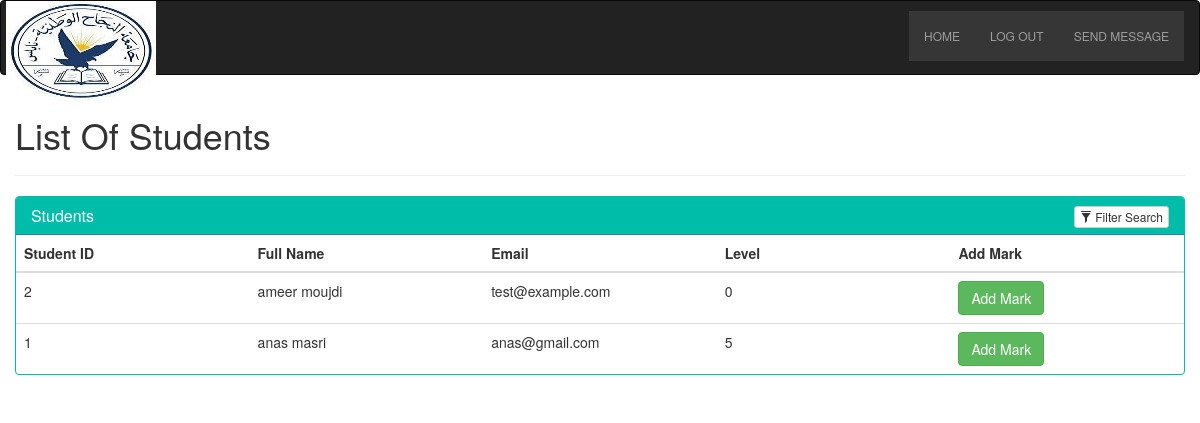
/project/lecturer/view-students.php (signed in), run on the app's committed database.
### tables this page shows
CREATE TABLE `users` (
  `id` varchar(8) NOT NULL,
  `name` varchar(25) NOT NULL,
  `surname` varchar(25) NOT NULL,
  `email` varchar(100) NOT NULL,
  `username` varchar(10) NOT NULL,
  `password` varchar(10) NOT NULL,
  `rank` varchar(15) NOT NULL,
  `level` int(1) NOT NULL
);

CREATE TABLE `lecturers` (
  `id` int(5) NOT NULL,
  `lecturer_id` varchar(9) NOT NULL,
  `student_id` varchar(9) NOT NULL,
  `module_code` varchar(9) NOT NULL,
  `module_name` varchar(50) NOT NULL
);

### project/lecturer/view-students.php (the view, shortened to what this page needs)
<!DOCTYPE html>
<html>
<?php
include "../includes/header.php";
include "../includes/lecturer-navbar.php";
include "../db_handler.php";
?>
  <link rel="stylesheet" href="https://maxcdn.bootstrapcdn.com/bootstrap/3.3.7/css/bootstrap.min.css">
<head>
    <link rel="stylesheet" type="text/css" href="bootstrap/css/bootstrap.min.css"/>
</head>
<body>
<div class="container">
    <div class="row">
    	<h1>List Of Students</h1>
    	<hr>
        <div class="panel panel-primary filterable" style="border-color: #00bdaa;">
            <div class="panel-heading" style="background-color: #00bdaa;">
                <h3 class="panel-title">Students</h3>
                <div class="pull-right">
                    <button class="btn btn-default btn-xs btn-filter"><span class="glyphicon glyphicon-filter"></span> Filter Search</button>
                </div>
            </div>
            <table class="table">
                <thead>
                    <tr class="filters">
                        <th><input type="text" class="form-control" placeholder="Student ID" disabled></th>
                        <th><input type="text" class="form-control" placeholder="Full Name" disabled></th>
                        <th><input type="text" class="form-control" placeholder="Email" disabled></th>
                        <th><input type="text" class="form-control" placeholder="Level" disabled></th>
                        <th><input type="text" class="form-control" placeholder="Add Mark" disabled></th>
                    </tr>
                </thead>
                <tbody>
                    <?php
                        $lecturerId = $_SESSION['id'];
                        $sql = "SELECT * FROM users WHERE username ='$lecturerId'";
                        $result = mysqli_query($conn, $sql) or die(mysqli_error($conn));
                        $lecturerQuery = mysqli_fetch_array($result);
                        $lecturerIDNumber = $lecturerQuery['id'];
                        $output = '';
                        if(isset($_POST["query"]))
                        {
                         $search = mysqli_real_escape_string($conn, $_POST["query"]);
                         $query = "
                          SELECT * FROM users
                          WHERE name LIKE '%".$search."%'
                          OR surname LIKE '%".$search."%'
                          OR email LIKE '%".$search."%'
                          OR username LIKE '%".$search."%'
                          OR level LIKE '%".$search."%'
                         ";
                        }
                        else
                        {
                          $query = "SELECT * FROM users u LEFT JOIN lecturers l ON u.id = l.student_id Where lecturer_id = '$lecturerIDNumber'";
                        }
                        $result = mysqli_query($conn, $query);
                        if(mysqli_num_rows($result) > 0)
                        {
                         while($row = mysqli_fetch_array($result))
                         {
                        $username = $row["username"];
                          $output .= '
                           <tr>
                            <td>'.$row["id"].'</td>
                            <td>'.$row["name"]. ' ' .$row["surname"].'</td>
                            <td>'.$row["email"].'</td>
                            <td>'.$row["level"].'</td>
                            <td>
                              <button type="button" class="btn btn-success"><a href="add-mark.php?id=' . $username . '" style="color: white;">Add Mark</a></button>
                            </td>
                           </tr>
                          ';
                         }
                         echo $output;
                        }
                    ?>
                    </tbody>
                </table>
            </div>
        </div>
    </div>
</body>
</html>

### project/includes/lecturer-navbar.php (style rules this page uses)
div { display: block; }

### project/lecturer/view-students.php (style rules this page uses)
.filterable { margin-top: 15px; }
.filterable .panel-heading .pull-right { margin-top: -20px; }
.filterable .filters input[disabled] { background-color: transparent; border: none; cursor: auto; box-shadow: none; padding: 0; height: auto; }

### data on the page
users: lecturers.id "2", name "ameer", surname "moujdi", email "test@example.com", level "0"
users: lecturers.id "1", name "anas", surname "masri", email "anas@gmail.com", level "5"

### other printed values
$name "HOME"
